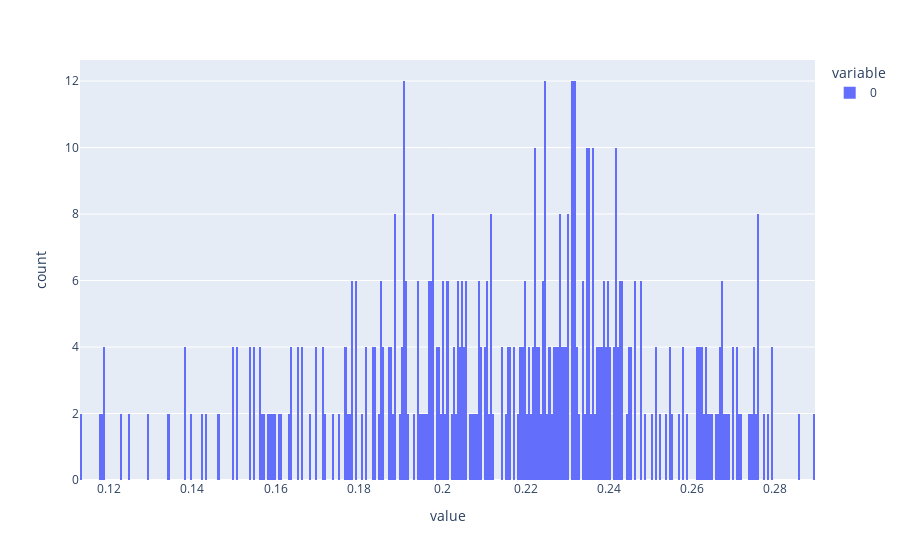

The cell this chart's notebook holds for it:
### Code cell
# total score distribution - average score would be just dividing by the no. of interns.
px.histogram(current_week_calendars_scores[:, 0, :].sum(axis=1), nbins=current_week_calendars_scores.shape[0])

### Figure 1 — Plotly figure (JSON) as saved in the notebook; plotly's stock layout.template omitted (floating-point values rounded to 4 significant figures; data arrays with more than 128 entries replaced by an {"elided": "..."} marker saying what was removed)
{"data": [{"alignmentgroup": "True", "bingroup": "x", "hovertemplate": "variable=0<br>value=%{x}<br>count=%{y}<extra></extra>", "legendgroup": "0", "marker": {"color": "#636efa", "pattern": {"shape": ""}}, "name": "0", "nbinsx": 720, "offsetgroup": "0", "orientation": "v", "showlegend": true, "type": "histogram", "x": {"elided": "720 float values"}, "xaxis": "x", "yaxis": "y"}], "layout": {"autosize": true, "barmode": "relative", "legend": {"title": {"text": "variable"}, "tracegroupgap": 0}, "margin": {"t": 60}, "xaxis": {"anchor": "y", "autorange": true, "domain": [0, 1], "range": [0.113, 0.2895], "title": {"text": "value"}, "type": "linear"}, "yaxis": {"anchor": "x", "autorange": true, "domain": [0, 1], "range": [0, 12.63], "title": {"text": "count"}}}}
